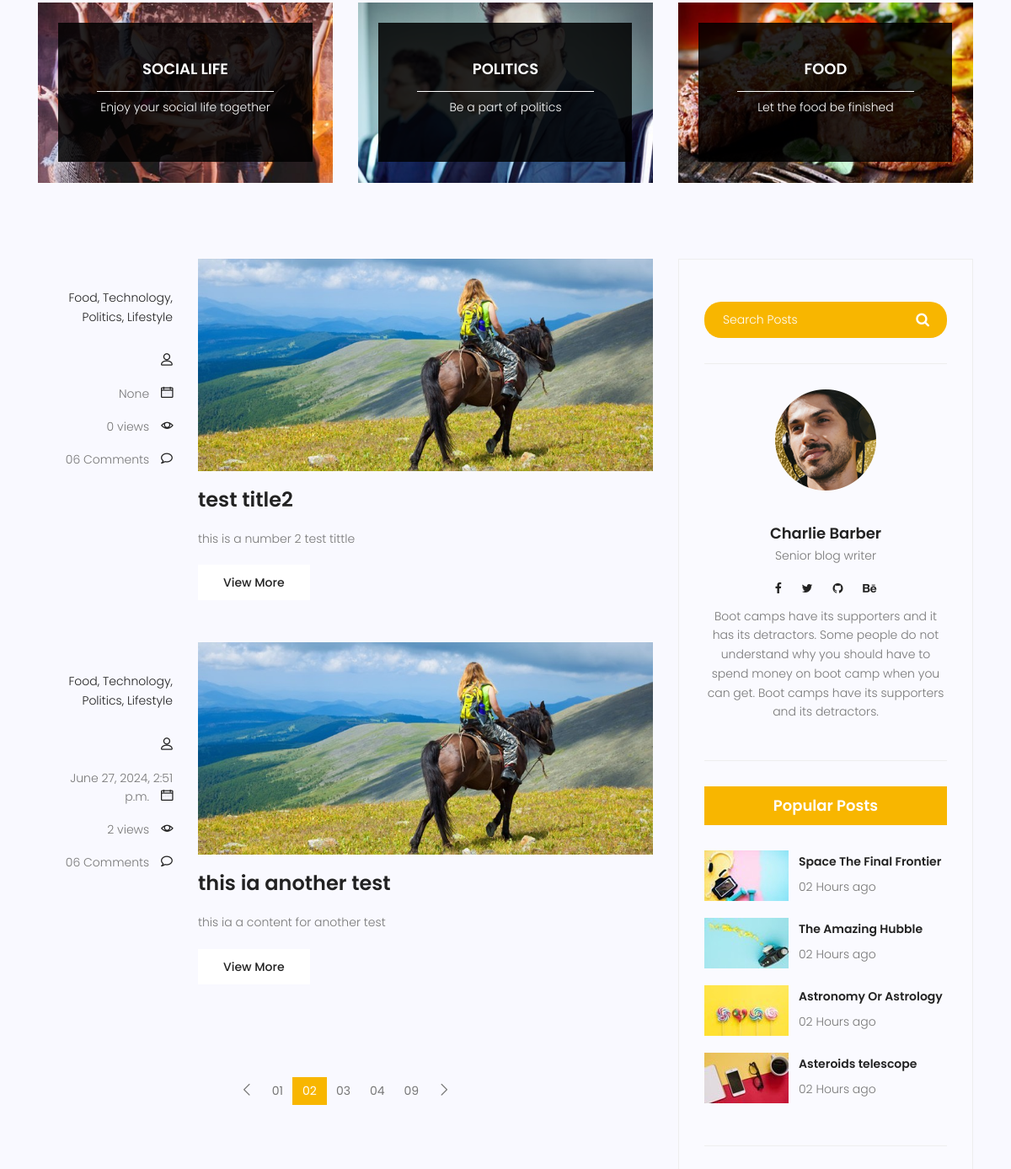
Before: /blog (middle part) with the older database file.
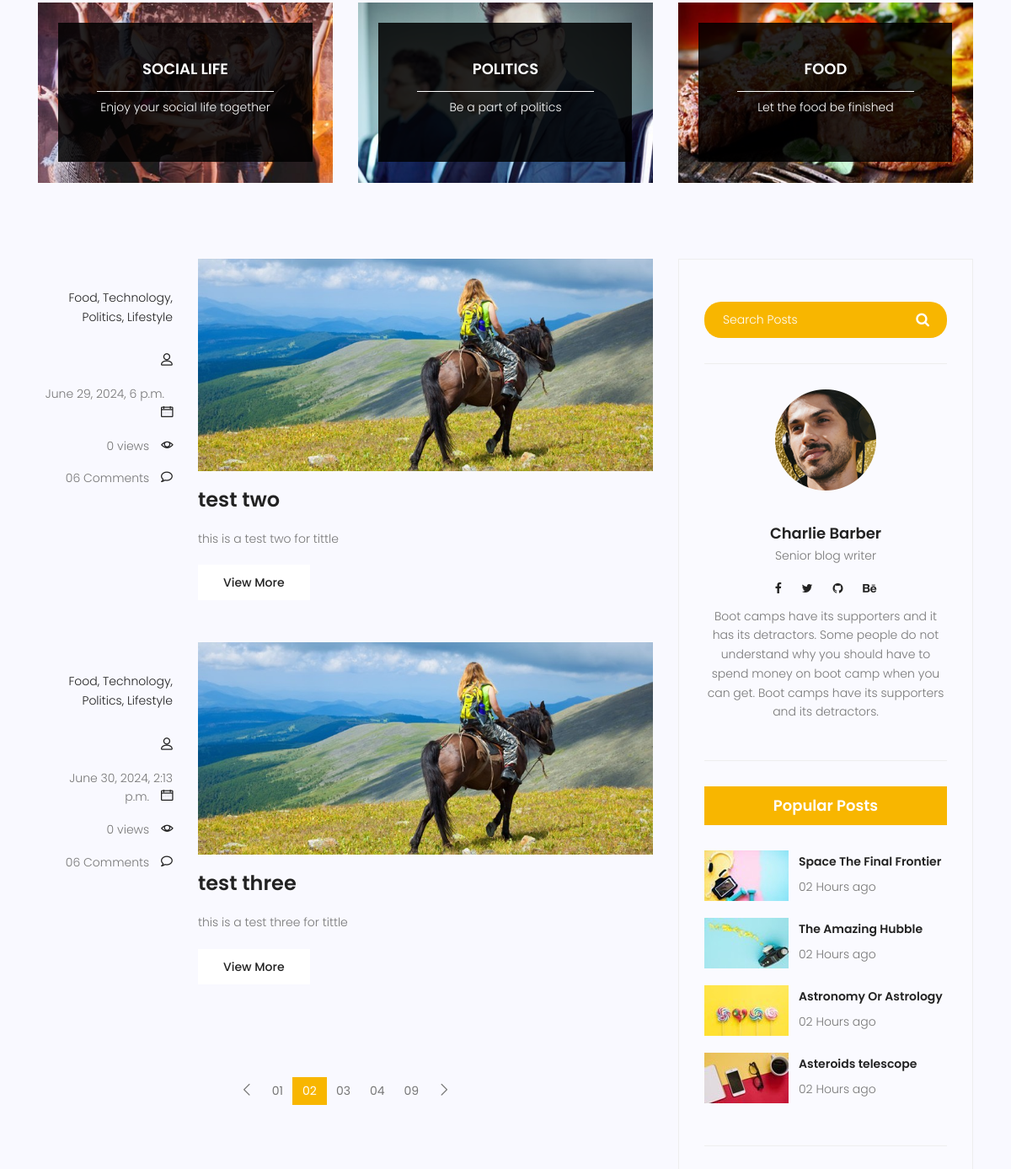
After: the same page with the newer database file.
### blog/models.py (models this page shows, shortened)
class Post(models.Model):
    author = models.ForeignKey(User, related_name = "author" , on_delete=models.SET_NULL, null=True)
    title = models.CharField(max_length=100)
    content = models.TextField()
    counted_views = models.IntegerField(default=0)
    status = models.BooleanField( default= False)
    published_date = models.DateTimeField(null= True)
    created_date = models.DateTimeField(auto_now_add=True )
    updated_date = models.DateTimeField(auto_now=True)
    class Meta:
        ordering = ['created_date']
        verbose_name = 'پست'
        verbose_name_plural = ' پست ها'

### blog/views.py (the view)
# urls.py: path('', blog_view, name='index'),
def blog_view(request):
    posts = Post.objects.filter(status=1)
    context = {'posts': posts}
    return render(request, 'blog/blog-home.html', context)

### templates/blog/blog-home.html (shortened to what the changed rows need)
{% extends "base.html" %} {% load static %} {% block content %}
<section class="post-content-area">
  <div class="container">
    <div class="row">
      <div class="col-lg-8 posts-list">
        {% for post in posts %}
        <div class="single-post row">
          <div class="col-lg-3 col-md-3 meta-details">
            <ul class="tags">
              <li><a href="#">Food,</a></li>
              <li><a href="#">Technology,</a></li>
              <li><a href="#">Politics,</a></li>
              <li><a href="#">Lifestyle</a></li>
            </ul>
            <div class="user-details row">
              <p class="user-name col-lg-12 col-md-12 col-6">
                <a href="#">{{post.author.get_full_name}}</a> <span class="lnr lnr-user"></span>
              </p>
              <p class="date col-lg-12 col-md-12 col-6">
                <a href="#">{{post.published_date}}</a>
                <span class="lnr lnr-calendar-full"></span>
              </p>
              <p class="view col-lg-12 col-md-12 col-6">
                <a href="#">{{post.counted_views}} views</a>
                <span class="lnr lnr-eye"></span>
              </p>
              <p class="comments col-lg-12 col-md-12 col-6">
                <a href="#">06 Comments</a> <span class="lnr lnr-bubble"></span>
              </p>
            </div>
          </div>
          <div class="col-lg-9 col-md-9">
            <div class="feature-img">
              <img
                class="img-fluid"
                src="{% static 'img/blog/feature-img1.jpg' %}"
                alt=""
              />
            </div>
            <a class="posts-title" href="{% url 'blog:single' pid=post.id %}">
              <h3>{{post.title}}</h3>
            </a>
            <p class="excert">{{post.content}}</p>
            <a href="{% url 'blog:single' pid=post.id %}" class="primary-btn">View More</a>
          </div>
        </div>
        {% endfor %}
      </div>
    </div>
  </div>
</section>
{% endblock %}

Changed rows visible on the page:
no longer on this page (row edited): Post: published_date "June 27, 2024, 2:51 p.m.", counted_views "2", title "this ia another test", content "this ia a content for another test"
changed Post: published_date "None" → "June 29, 2024, 6 p.m."; title "test title2" → "test two"; content "this is a number 2 test tittle" → "this is a test two for tittle"
now on this page (row edited): Post: published_date "June 30, 2024, 2:13 p.m.", counted_views "0", title "test three", content "this is a test three for tittle"
